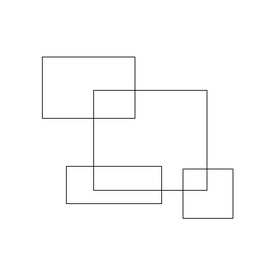
#> input picture lab03/Lab_03/Hough-Line-Detection/imgs/ex1.png, 256 x 256 px, shrunk from 384 x 384 before the run, found by its file name
$ jupyter execute find_hough_lines.ipynb
#> lines starting #> are read from the running program, lines starting #| are printed output that depends on the picture; after the words box and inside, x2 and y2 are one past the last pixel; in counts of white or black regions, pixels touching at a corner belong together
[cell 1]
import argparse
import cv2
import numpy as np
import math
import matplotlib.pyplot as plt

[cell 2]
# -*- coding: utf-8 -*-

"""
Hough transform function to detect lines from the image.

Input:
    img - Full path of the input image.
    num_rho - No. of Rhos in Rho-Theta Hough Space. Default 180.
    num_theta - No. of Thetas in Rho-Theta Hough Space. Default 180.
    bin_threshold - bin / vote values above or below the bin_threshold are shortlisted as lines. Default 150.

Return:
    line_img - Image with the Lines drawn
    lines - List of lines in format (rho,theta,x1,y1,x2,y2)

"""


def find_hough_lines(image, edge_image, num_rhos, num_thetas, bin_threshold):

  img_height, img_width = edge_image.shape[:2]
  img_height_half = img_height / 2
  img_width_half = img_width / 2

  # Rho and Theta ranges
  diag_len = np.sqrt(np.square(img_height) + np.square(img_width))
  dtheta = 180 / num_thetas
  drho = (2 * diag_len) / num_rhos

  ## Thetas is bins created from 0 to 180 degree with increment of the provided dtheta
  thetas = np.arange(0, 180, step=dtheta)

  ## Rho ranges from -diag_len to diag_len where diag_len is the diagonal length of the input image
  rhos = np.arange(-diag_len, diag_len, step=drho)

  #
  cos_thetas = np.cos(np.deg2rad(thetas))
  sin_thetas = np.sin(np.deg2rad(thetas))

  # Hough accumulator array of theta vs rho, (rho,theta)
  accumulator = np.zeros((len(rhos), len(thetas)))

  #
  figure = plt.figure()
  hough_plot = figure.add_subplot()
  hough_plot.set_facecolor((0, 0, 0))
  hough_plot.title.set_text("Hough Space")

  # Iterate through pixels and if non-zero pixel process it for hough space
  for y in range(img_height):
    for x in range(img_width):
      if edge_image[y][x] != 0:
        edge_pt = [y - img_height_half, x - img_width_half]
        hough_rhos, hough_thetas = [], []

        # Iterate through theta ranges to calculate the rho values
        for theta_idx in range(len(thetas)):
          # Calculate rho value
          rho = (edge_pt[1] * cos_thetas[theta_idx]) + (edge_pt[0] * sin_thetas[theta_idx])
          theta = thetas[theta_idx]

          # Get index of nearest rho value
          rho_idx = np.argmin(np.abs(rhos - rho))

          #increment the vote for (rho_idx,theta_idx) pair
          accumulator[rho_idx][theta_idx] += 1

          #
          hough_rhos.append(rho)
          hough_thetas.append(theta)

        #
        hough_plot.plot(hough_thetas, hough_rhos, color="white", alpha=0.05)


  #
  output_img = image.copy()
  # Output list of detected lines. A single line would be a tuple of (rho,theta,x1,y1,x2,y2)
  out_lines = []

  for y in range(accumulator.shape[0]):
    for x in range(accumulator.shape[1]):
      #
      if accumulator[y][x] > bin_threshold:
        rho = rhos[y]
        theta = thetas[x]

        # a and b are intercepts in x and y direction
        a = np.cos(np.deg2rad(theta))
        b = np.sin(np.deg2rad(theta))

        x0 = (a * rho) + img_width_half
        y0 = (b * rho) + img_height_half

        # Get the extreme points to draw the line
        x1 = int(x0 + 1000 * (-b))
        y1 = int(y0 + 1000 * (a))
        x2 = int(x0 - 1000 * (-b))
        y2 = int(y0 - 1000 * (a))

        # Plot the Maxima point on the Hough Space Plot
        hough_plot.plot([theta], [rho], marker='o', color="yellow")

        #
        output_img = cv2.line(output_img, (x1,y1), (x2,y2), (0,255,0), 1)

        # Add the data for the line to output list
        out_lines.append((rho,theta,x1,y1,x2,y2))

  #
  hough_plot.invert_yaxis()
  hough_plot.invert_xaxis()
  plt.show()

  return output_img, out_lines

def peak_votes(accumulator, thetas, rhos):
    """ Finds the max number of votes in the hough accumulator """
    idx = np.argmax(accumulator)
    rho = rhos[int(idx / accumulator.shape[1])]
    theta = thetas[idx % accumulator.shape[1]]

    return idx, theta, rho


def theta2gradient(theta):
    """ Finds slope m from theta """
    return np.cos(theta) / np.sin(theta)


def rho2intercept(theta, rho):
    """ Finds intercept b from rho """
    return rho / np.sin(theta)

def main():

    # [7 lines of commented-out code are left out]

    image_paths = ['imgs/ex1.png', 'imgs/ex2.png', 'imgs/ex3.png']

    img_path = image_paths[0]
    num_rho = 180
    num_theta = 180
    bin_threshold = 150
    lines_are_white = True

    # [8 lines of commented-out code are left out]

    input_img = cv2.imread(img_path)
#> input_img is the input picture: shape (256, 256, 3); min 34, max 255, mean 251.3

    #Edge detection
    edge_image = cv2.cvtColor(input_img, cv2.COLOR_BGR2GRAY)
    ret, edge_image = cv2.threshold(edge_image, 120, 255, cv2.THRESH_BINARY_INV)
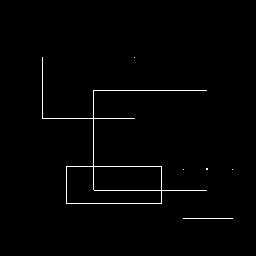
#> edge_image: shape (256, 256); 1.2% white in thin lines or dots, all inside (x1, y1, x2, y2) = (42, 57, 233, 219)
    #edge_image = cv2.Canny(edge_image, 100, 200)
    from google.colab.patches import cv2_imshow
    cv2_imshow( edge_image)
    cv2.waitKey(0)

    if edge_image is not None:

        print ("Detecting Hough Lines Started!")
        line_img, lines = find_hough_lines(input_img, edge_image, num_rho, num_theta, bin_threshold)
#> after the loop in find_hough_lines, `for y in range(img_height):`:
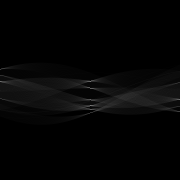
#> accumulator: shape (180, 180) float64; min 0, max 123, mean 4.4
#> after the loop in find_hough_lines, `for y in range(accumulator.shape[0]):`: out_lines = []
#> in find_hough_lines, `plt.show()`:
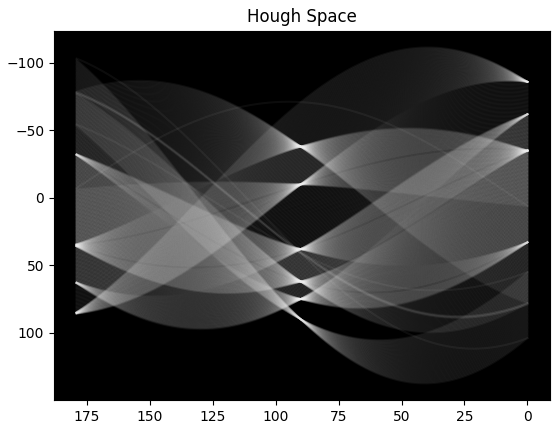
#> figure drawn by matplotlib, 1 panel; curve peaks at x = 179, y = 84.75; curve peaks at x = 0, y = 6; curve peaks at x = 179, y = 84.77
#> lines = []

        cv2_imshow(line_img)
        cv2.waitKey(0)

        line_file = open('lines_list.txt', 'w')
        line_file.write('rho, \t theta, \t x1 ,\t y1,  \t x2 ,\t y2 \n')
        for i in range(len(lines)):
            line_file.write(str(lines[i][0]) + ' , ' + str(lines[i][1]) + ' , ' + str(lines[i][2]) + ' , ' + str(lines[i][3]) + ' , ' + str(lines[i][4]) + ' , ' + str(lines[i][5]) + '\n')
#> this loop made 0 passes
        line_file.close()

        if line_img is not None:
            cv2.imwrite("./out/lines_img.png", line_img)
    else:
        print ("Error in input image!")

    print ("Detecting Hough Lines Complete!")

if __name__ == '__main__':
    main()

[cell 3]
import cv2
import matplotlib.pyplot as plt
import numpy as np

image_paths = ['imgs/ex1.png', 'imgs/ex2.png', 'imgs/ex3.png']

images = [cv2.imread(path) for path in image_paths]
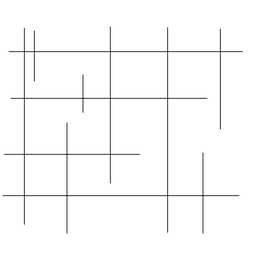
#> input picture lab03/Lab_03/Hough-Line-Detection/imgs/ex2.png, 256 x 256 px, shrunk from 384 x 384 before the run, found by its file name
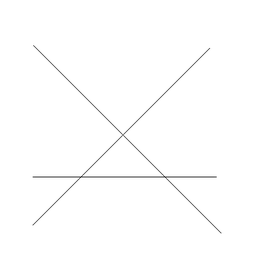
#> input picture lab03/Lab_03/Hough-Line-Detection/imgs/ex3.png, 256 x 256 px, shrunk from 384 x 384 before the run, found by its file name
#> images = 3 items

# Pokaż obrazy oryginalne
for i, img in enumerate(images):
    plt.imshow(cv2.cvtColor(img, cv2.COLOR_BGR2RGB))
    plt.title(f'Original Image {i+1}')
    plt.show()
#> this loop made 3 passes

# Parametry Hougha
num_rho = 180
num_theta = 180
bin_threshold = 150

# Znajdź linie za pomocą własnej implementacji
for i, img in enumerate(images):
    gray = cv2.cvtColor(img, cv2.COLOR_BGR2GRAY)
    _, edge_image = cv2.threshold(gray, 120, 255, cv2.THRESH_BINARY_INV)

    # Wykrywanie linii przy użyciu własnej funkcji find_hough_lines
    line_img, lines = find_hough_lines(img, edge_image, num_rho, num_theta, bin_threshold)

    plt.imshow(cv2.cvtColor(line_img, cv2.COLOR_BGR2RGB))
    plt.title(f'Custom Hough Transform - Image {i+1}')
    plt.show()
#> this loop made 3 passes
#> pass 2, `_, edge_image = cv2.threshold(gray, 120, 255, cv2.THRESH_BINARY_INV)`:
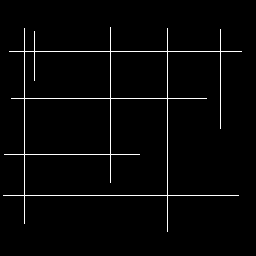
#> edge_image: shape (256, 256); 2.3% white in thin lines or dots, all inside (x1, y1, x2, y2) = (3, 27, 242, 232)
#> pass 2, in find_hough_lines (call 3), `plt.show()`:
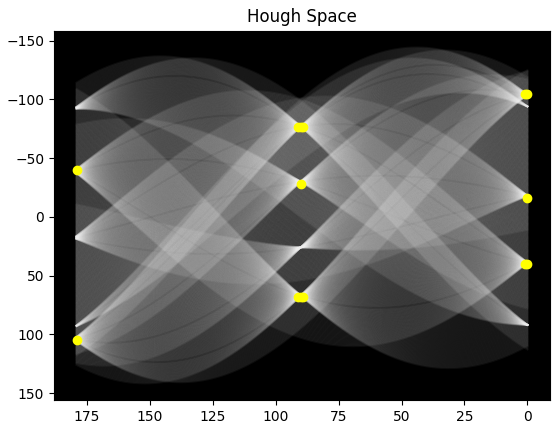
#> figure drawn by matplotlib, 1 panel; curve peaks at x = 179, y = 16.23; curve peaks at x = 179, y = 102.2; curve peaks at x = 179, y = 16.25
#> pass 2, `line_img, lines = find_hough_lines(img, edge_image, num_rho, num_theta..`:
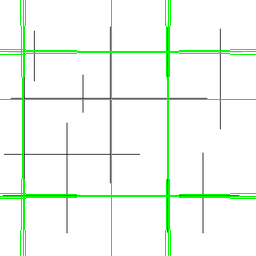
#> line_img: shape (256, 256, 3); mean B, G, R 239.3, 251.5, 239.3

# Definicja funkcji wykorzystującej OpenCV
def hough_lines_cv(image):
    gray = cv2.cvtColor(image, cv2.COLOR_BGR2GRAY)
    edges = cv2.Canny(gray, 50, 150, apertureSize=3)

    lines = cv2.HoughLinesP(edges, 1, np.pi/180, threshold=100, minLineLength=5, maxLineGap=10)

    line_img = image.copy()
    if lines is not None:
        for line in lines:
            x1, y1, x2, y2 = line[0]
            cv2.line(line_img, (x1, y1), (x2, y2), (0, 255, 0), 2)

    return line_img

# Znajdź linie za pomocą OpenCV
for i, img in enumerate(images):
    line_img_cv = hough_lines_cv(img)

    plt.imshow(cv2.cvtColor(line_img_cv, cv2.COLOR_BGR2RGB))
    plt.title(f'OpenCV Hough Transform - Image {i+1}')
    plt.show()
#> this loop made 3 passes
#> pass 1, in hough_lines_cv, `edges = cv2.Canny(gray, 50, 150, apertureSize=3)`:
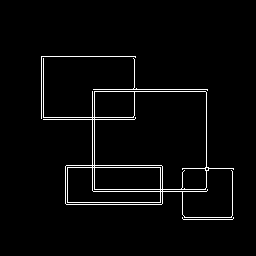
#> edges: shape (256, 256); 3% white in thin lines or dots, all inside (x1, y1, x2, y2) = (41, 56, 234, 220)
#> after the loop:
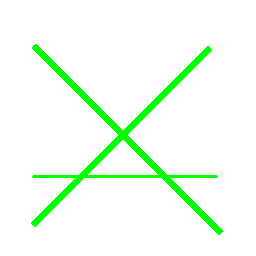
#> line_img_cv: shape (256, 256, 3); mean B, G, R 240.4, 255, 240.4
